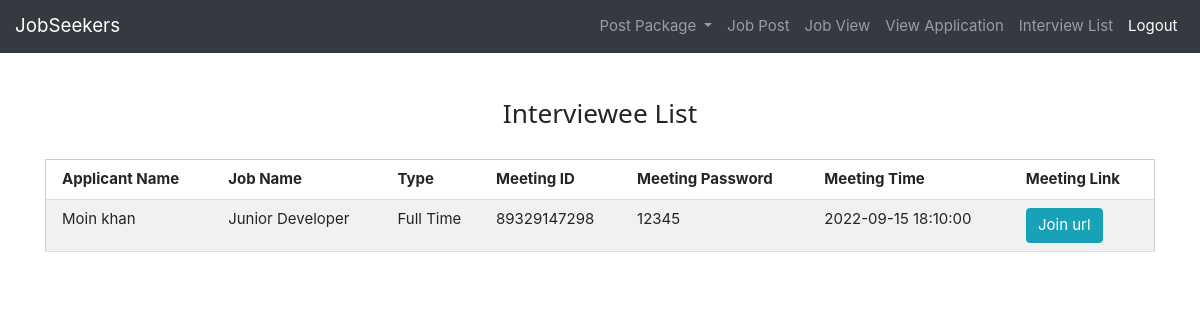
Screenshot of /employer/employer_interviewlist.php (signed in) with the database file from the repository.
### tables this page shows
CREATE TABLE `interview` (
  `id` varchar(255) NOT NULL,
  `userid` varchar(255) DEFAULT NULL,
  `employerid` varchar(255) DEFAULT NULL,
  `jobpostid` varchar(255) DEFAULT NULL,
  `jobapplyid` varchar(255) DEFAULT NULL,
  `meetingid` varchar(255) DEFAULT NULL,
  `time` datetime DEFAULT NULL,
  `url` varchar(255) DEFAULT NULL,
  `password` varchar(255) DEFAULT NULL
);

CREATE TABLE `user` (
  `id` varchar(255) NOT NULL,
  `name` varchar(255) DEFAULT NULL,
  `gender` varchar(255) DEFAULT NULL,
  `email` varchar(255) DEFAULT NULL,
  `mobile` int(15) DEFAULT NULL,
  `password` varchar(255) DEFAULT NULL,
  `position` varchar(255) DEFAULT NULL,
  `otp` int(11) DEFAULT NULL,
  `authentication` varchar(255) DEFAULT NULL,
  `status` varchar(255) DEFAULT NULL,
  `location` varchar(255) DEFAULT NULL
);

CREATE TABLE `jobpost` (
  `id` varchar(255) NOT NULL,
  `title` varchar(255) DEFAULT NULL,
  `companyname` varchar(255) DEFAULT NULL,
  `categoryid` int(11) DEFAULT NULL,
  `location` varchar(255) DEFAULT NULL,
  `type` varchar(255) DEFAULT NULL,
  `requirement` varchar(255) DEFAULT NULL,
  `experience` varchar(255) DEFAULT NULL,
  `salary` int(11) DEFAULT NULL,
  `employerid` varchar(255) DEFAULT NULL,
  `editlimit` int(11) DEFAULT NULL,
  `status` varchar(255) DEFAULT NULL,
  `education` varchar(255) DEFAULT NULL,
  `deadline` date DEFAULT NULL
);

### employer/employer_interviewlist.php (the view, shortened to what this page needs)
<?php
require '../database.php';
?>
<!DOCTYPE html>
<html lang="en">
<head>
   <link rel="stylesheet" href="../css/stylesheet.css">
   <link rel="stylesheet" href="../css/w3.css">
   <link rel="stylesheet" href="../css/bootstrap.min.css">
</head>
<body>
<?php
 include 'employer_navbar.php';
?>
<?php
    $employerid=$_SESSION['employerid'];
    $sql="SELECT interview.meetingid,interview.time,interview.url,interview.password,user.name As username,jobpost.title,jobpost.type
    FROM interview
    INNER JOIN user ON interview.userid=user.id
    INNER JOIN jobpost ON interview.jobpostid=jobpost.id
    WHERE interview.employerid='$employerid' ";
    $result=mysqli_query($connection,$sql);
?>
<br><br>
<div class="container">
    <h3 style="text-align: center">Interviewee List</h3>
    <br>
    <table class="w3-table-all">
      <tr>
        <th>Applicant Name</th>
        <th>Job Name</th>
        <th>Type</th>
        <th>Meeting ID</th>
        <th>Meeting Password</th>
        <th>Meeting Time</th>
        <th>Meeting Link</th>
      </tr>
      <?php while ($row = mysqli_fetch_assoc($result))
      {
      ?>
      <tr>
        <td> <?php echo $row['username'] ?></td>
        <td> <?php echo $row['title'] ?></td>
        <td> <?php echo $row['type'] ?></td>
        <td> <?php echo $row['meetingid'] ?></td>
        <td> <?php echo $row['password'] ?></td>
        <td> <?php echo $row['time'] ?></td>
        <td> <a class ="btn btn-info" href="<?php echo $row['url'] ?>" target="_blank" >Join url</a></td>
      </tr>
      <?php
      }
      ?>
    </table>
  </div>
</body>
</html>

### css/stylesheet.css (style rules this page uses)
body, html { height: 100%; margin: 0; font-family: Arial, Helvetica, sans-serif; }
* { box-sizing: border-box; }

### css/w3.css (style rules this page uses)
html { box-sizing:border-box }
*,*:before,*:after { box-sizing:inherit }
html { -ms-text-size-adjust:100%;-webkit-text-size-adjust:100% }
body { margin:0 }
a { background-color:transparent }
html,body { font-family:Verdana,sans-serif;font-size:15px;line-height:1.5 }
html { overflow-x:hidden }
h3 { font-size:24px }
h1,h2,h3,h4,h5,h6 { font-family:"Segoe UI",Arial,sans-serif;font-weight:400;margin:10px 0 }
a { color:inherit }
.w3-table,.w3-table-all { border-collapse:collapse;border-spacing:0;width:100%;display:table }
.w3-table-all { border:1px solid #ccc }
.w3-bordered tr,.w3-table-all tr { border-bottom:1px solid #ddd }
.w3-table-all tr:nth-child(odd) { background-color:#fff }
.w3-table-all tr:nth-child(even) { background-color:#f1f1f1 }
.w3-table td,.w3-table th,.w3-table-all td,.w3-table-all th { padding:8px 8px;display:table-cell;text-align:left;vertical-align:top }
.w3-table th:first-child,.w3-table td:first-child,.w3-table-all th:first-child,.w3-table-all td:first-child { padding-left:16px }

### rows the page displays
interview: userid.name "Moin khan", jobpostid.title "Junior Developer", jobpostid.type "Full Time", meetingid "89329147298", password "12345", time "2022-09-15 18:10:00"
